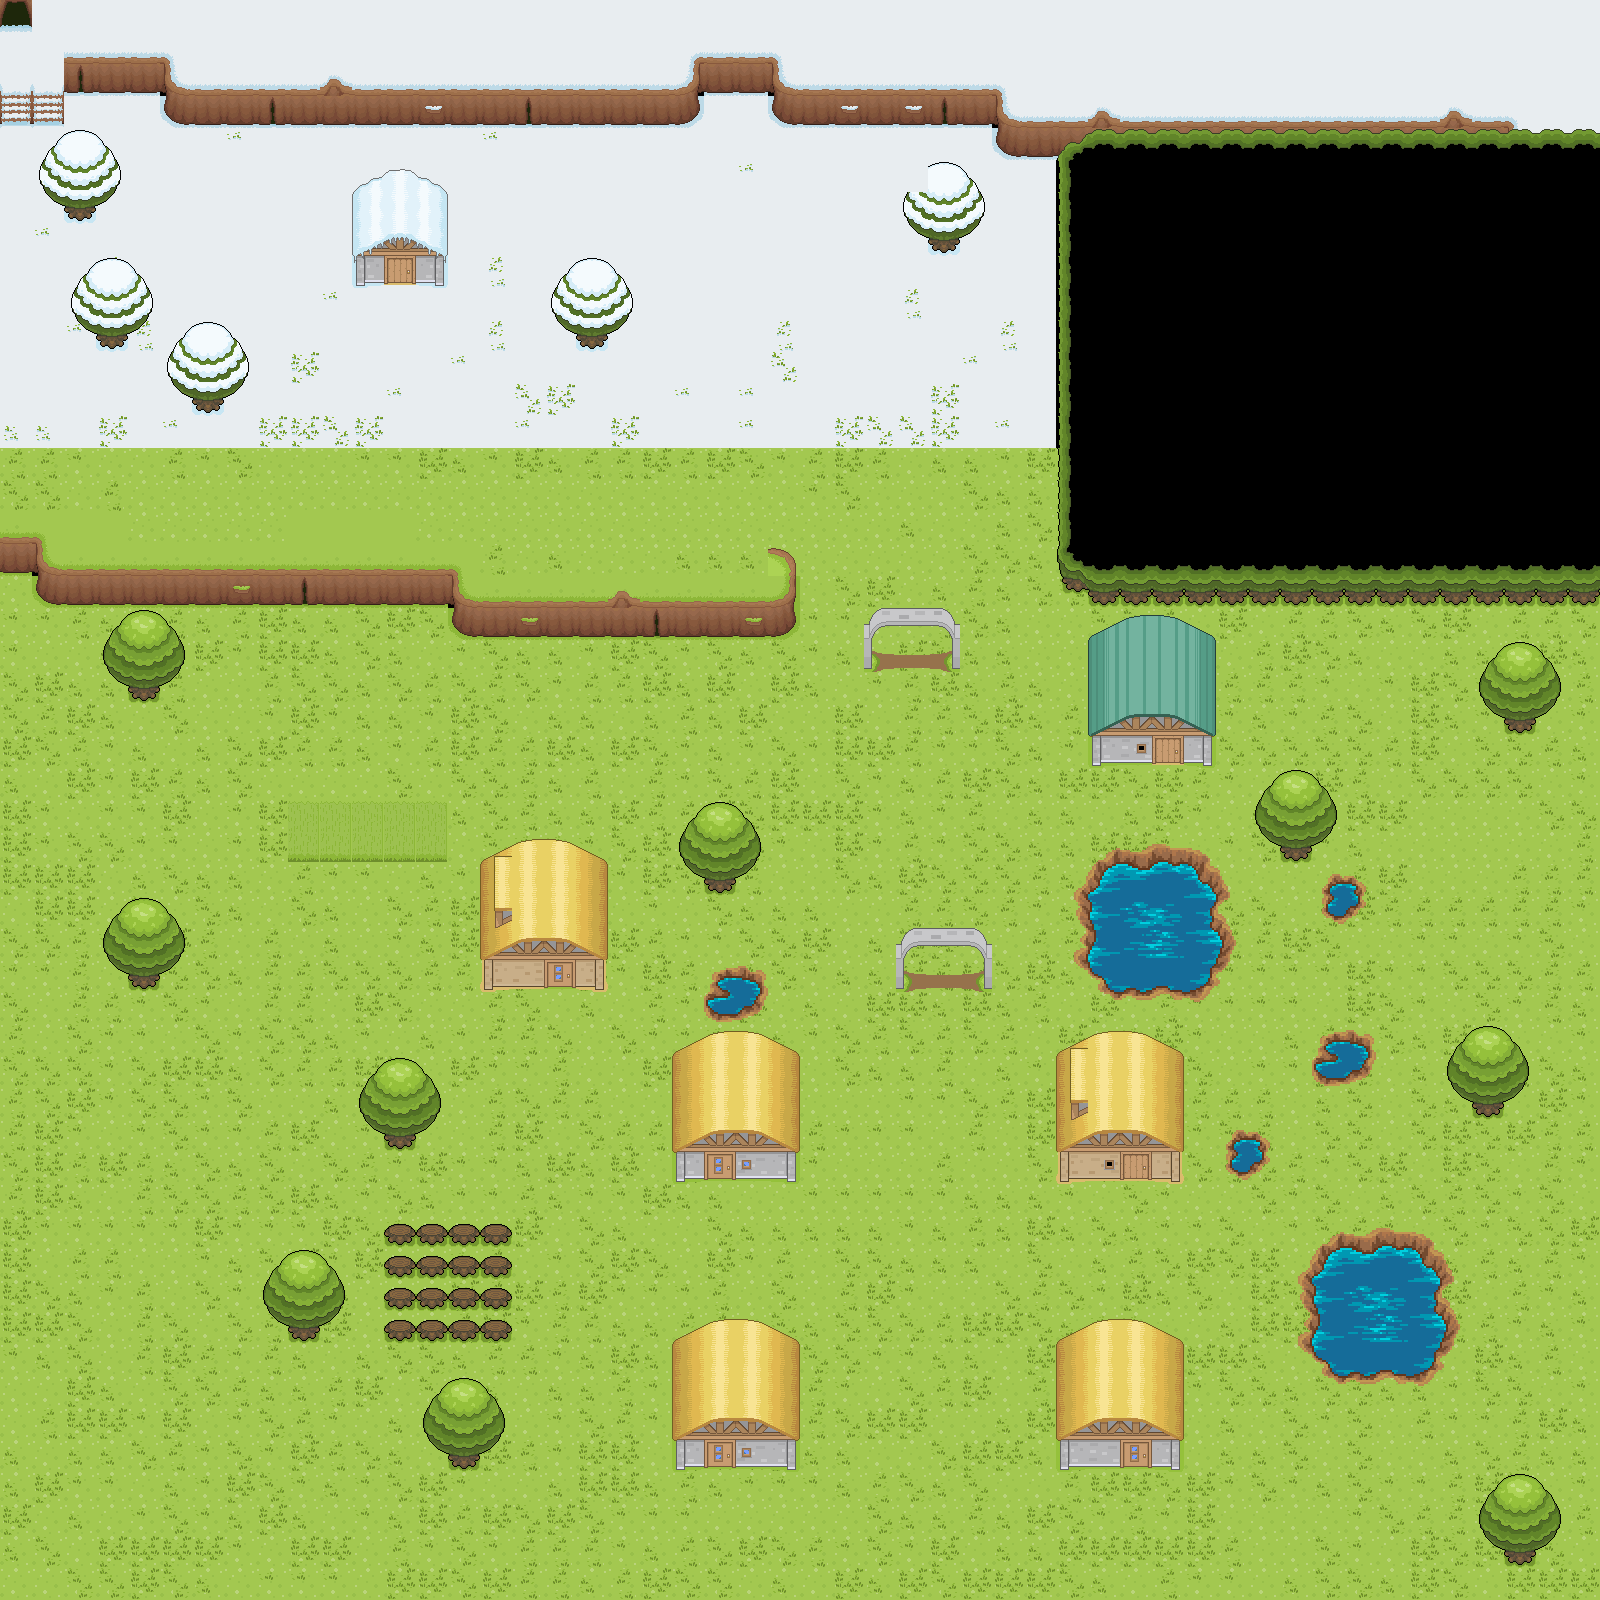

Tiled map render using the project's own tile images. Description and the map definition, with tile-layer contents summarised, below:
An orthogonal 50x50 tile map with 32x32 px tiles, 5 tile layers (under0, under1, sprites, midheight, ...), 5 tilesets and 68 objects (53x wall, 3x 4, 3x 1, 3x 2, 3x 0, ...).

<map version="1.2" tiledversion="1.2.1" orientation="orthogonal" renderorder="left-up" width="50" height="50" tilewidth="32" tileheight="32" infinite="0" nextlayerid="7" nextobjectid="220">
 <tileset firstgid="1" name="Revolution_Grasslands" tilewidth="32" tileheight="32" tilecount="190" columns="10">
  <image source="revolution_grasslands.png" trans="a349a4" width="320" height="608" />
  <tile id="5">
   <properties>
    <property name="ranomd" value="tile" />
   </properties>
  </tile>
 </tileset>
 <tileset firstgid="191" name="revolution_snow" tilewidth="32" tileheight="32" tilecount="154" columns="11">
  <image source="revolution_snow.png" trans="a349a4" width="352" height="448" />
 </tileset>
 <tileset firstgid="345" name="revolution_town" tilewidth="32" tileheight="32" tilecount="275" columns="11">
  <image source="revolution_town.png" trans="a349a4" width="352" height="831" />
 </tileset>
 <tileset firstgid="620" source="water.tsx" />
 <tileset firstgid="764" name="revolution_snow" tilewidth="32" tileheight="32" tilecount="154" columns="11">
  <image source="revolution_snow.png" trans="a349a4" width="352" height="448" />
 </tileset>
 <layer id="1" name="under0" width="50" height="50" opacity="0.95">
  <data>[2500 cells, 2498 non-empty, 41 distinct tile ids]</data>
 </layer>
 <layer id="2" name="under1" width="50" height="50">
  <data>[2500 cells, 164 non-empty, 68 distinct tile ids]</data>
 </layer>
 <layer id="3" name="sprites" width="50" height="50">
  <data>[2500 cells, 10 non-empty, 4 distinct tile ids]</data>
 </layer>
 <layer id="4" name="midheight" width="50" height="50">
  <data>[2500 cells, 26 non-empty, 2 distinct tile ids]</data>
 </layer>
 <layer id="5" name="over0" width="50" height="50">
  <data>[2500 cells, 308 non-empty, 112 distinct tile ids]</data>
 </layer>
 <objectgroup id="6" name="walls" opacity="0.95">
  <object id="1" name="wall" x="1056" y="128" width="544" height="480" />
  <object id="2" name="wall" x="32" y="576" width="416" height="32" />
  <object id="3" name="wall" x="448" y="608" width="352" height="32" />
  <object id="4" name="wall" x="768" y="544" />
  <object id="5" name="wall" x="768" y="544" width="32" height="64" />
  <object id="6" name="wall" x="0" y="544" width="32" height="32" />
  <object id="7" name="wall" x="65.3333" y="64" width="926.667" height="32" />
  <object id="8" name="wall" x="160" y="96" width="544" height="32" />
  <object id="9" name="wall" x="768" y="96" width="224" height="32" />
  <object id="10" name="wall" x="992" y="96" width="64" height="64" />
  <object id="11" name="wall" x="672" y="1089" width="128" height="96" />
  <object id="12" name="wall" x="1056" y="1088" width="128" height="96" />
  <object id="13" name="wall" x="1088" y="672" width="128" height="96" />
  <object id="14" name="wall" x="672" y="1376" width="128" height="96" />
  <object id="15" name="wall" x="1056" y="1376" width="128" height="96" />
  <object id="16" name="wall" x="480" y="896" width="128" height="96" />
  <object id="17" name="wall" x="128" y="672" width="32" height="32" />
  <object id="18" name="wall" x="128" y="960" width="32" height="32" />
  </objectgroup>
</map>
<!-- 50 of 68 objects omitted -->
